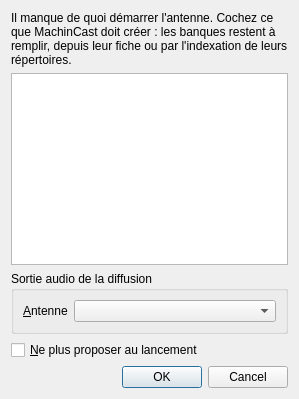
<?xml version="1.0" encoding="UTF-8"?>
<ui version="4.0">
 <class>FenetreSuggestions</class>
 <widget class="QDialog" name="FenetreSuggestions">
  <property name="windowTitle">
   <string>Pour bien démarrer</string>
  </property>
  <property name="modal">
   <bool>true</bool>
  </property>
  <layout class="QVBoxLayout" name="disposition">
   <item>
    <widget class="QLabel" name="explication">
     <property name="text">
      <string>Il manque de quoi démarrer l'antenne. Cochez ce que MachinCast doit créer : les banques restent à remplir, depuis leur fiche ou par l'indexation de leurs répertoires.</string>
     </property>
     <property name="wordWrap">
      <bool>true</bool>
     </property>
    </widget>
   </item>
   <item>
    <widget class="QListWidget" name="elements">
     <property name="selectionMode">
      <enum>QAbstractItemView::SelectionMode::NoSelection</enum>
     </property>
    </widget>
   </item>
   <item>
    <widget class="QGroupBox" name="groupe_antenne">
     <property name="title">
      <string>Sortie audio de la diffusion</string>
     </property>
     <layout class="QFormLayout" name="formulaire_antenne">
      <item row="0" column="0">
       <widget class="QLabel" name="etiquette_antenne">
        <property name="text">
         <string>&amp;Antenne</string>
        </property>
        <property name="buddy">
         <cstring>antenne</cstring>
        </property>
       </widget>
      </item>
      <item row="0" column="1">
       <widget class="QComboBox" name="antenne">
        <property name="toolTip">
         <string>Le périphérique sur lequel Machin lecture diffuse l'antenne : sans lui, il refuse de diffuser</string>
        </property>
       </widget>
      </item>
     </layout>
    </widget>
   </item>
   <item>
    <widget class="QCheckBox" name="ne_plus_proposer">
     <property name="text">
      <string>&amp;Ne plus proposer au lancement</string>
     </property>
    </widget>
   </item>
   <item>
    <widget class="QDialogButtonBox" name="boutons">
     <property name="standardButtons">
      <set>QDialogButtonBox::StandardButton::Cancel|QDialogButtonBox::StandardButton::Ok</set>
     </property>
    </widget>
   </item>
  </layout>
 </widget>
 <resources/>
 <connections/>
</ui>
